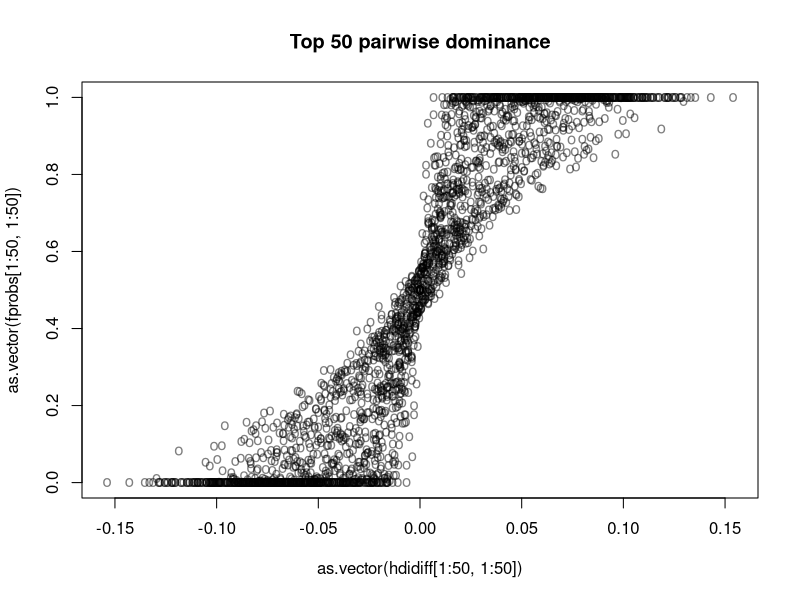
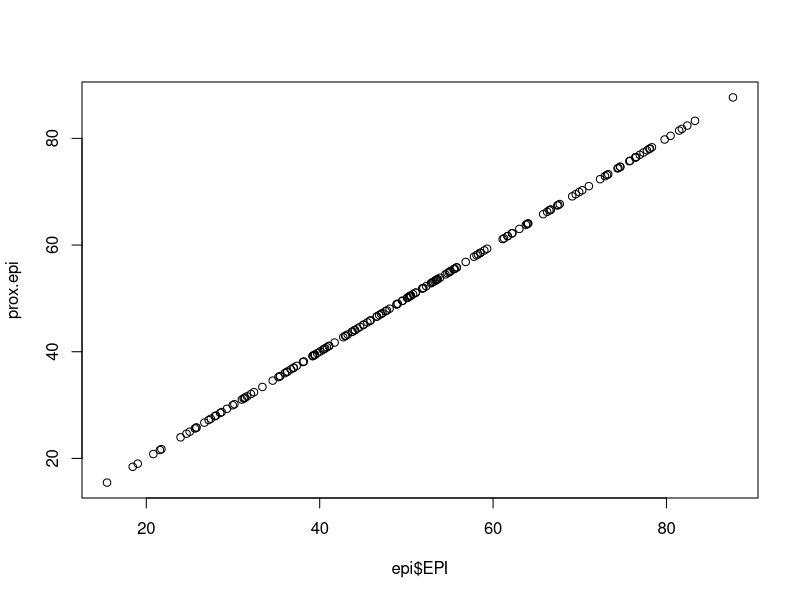
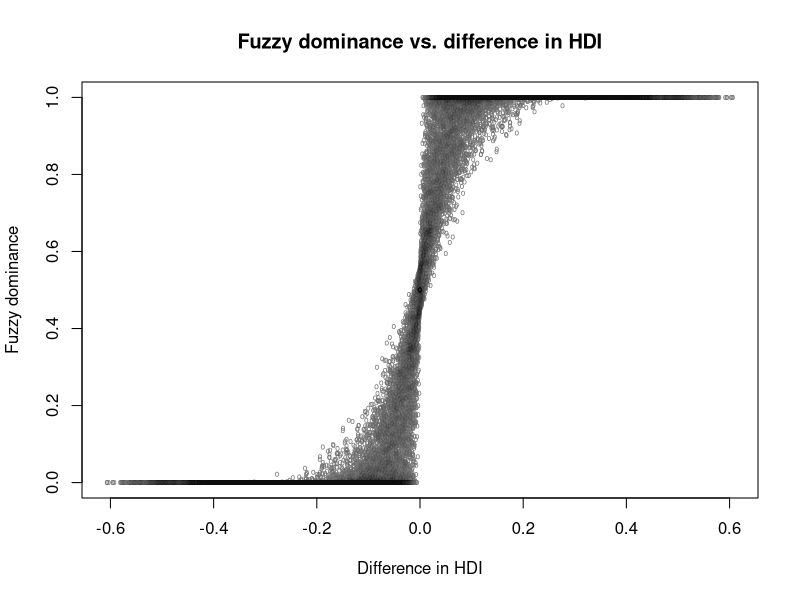

Recreate these plots in R, in order.
# Charles Zheng
# Code for calculating simplex probabilities

empprob <- function(a,b,res0=10000) {
  m1 <- length(a)
  m2 <- length(b)
  mat1 <- matrix(rexp(m1*res0),res0,m1)
  mat2 <- matrix(rexp(m2*res0),res0,m2)
  sums <- mat1 %*% a - mat2 %*% b
  sum(sums > 0)/res0
}

calcCs <- function(a) {
  m <- length(a)
  ans <- numeric(m)
  for (i in 1:m) {
    ans[i] = a[i]^(m-1)/prod(a[i]-a[-i])
  }
  ans
}

centmat <- function(a,b) {
  mat <- matrix(0,length(a),length(b))
  ans <- matrix(a[row(mat)]/(a[row(mat)] + b[col(mat)]),length(a),length(b))
  ans[a[row(mat)]==0] = 0
  return (ans)
}

theprob <- function(a,b) {
  calcCs(a) %*% centmat(a,b) %*% calcCs(b)
}

calcCs2 <- function(a){
    if (length(unique(a)) == length(a)) {
        return (calcCs(a))
    } else {
        o <- order(a)
        a2 <- a[order(a)]
        ua <- unique(sort(a))
        k <-  length(ua)
        for (jj in 1:k) {
            inds <- which(a2==ua[jj])
            m <- length(inds)
            delta <- 1e-3 * ua[k]
            if (jj > 1) delta <- min(c(delta, 1e-3 * (ua[jj] - ua[jj-1])))
            if (jj < k) delta <- min(c(delta, 1e-3 * (ua[jj+1] - ua[jj])))
            a2[inds] <- a2[inds] + delta * ((1:m)/(m+1) - .5)
        }
        a3 <- numeric()
        a3[o] <- a2
        return (calcCs(a3))
    }
}

# theoretical probabilty in case some values a[i] = a[j]
theprob2 <-  function(a,b) {
    calcCs2(a) %*% centmat(a,b) %*% calcCs2(b)
}

domprob <- function(v1,v2) {
    v <- v1 - v2
    if (sum(v != 0) == 0) return(0.5)
    if (sum(v > 0) == 0) return(0)
    if (sum(v < 0) == 0) return(1)
    a <- v[v > 0]
    b <- -v[v < 0]
    return (theprob2(a,b))
}

# In this example I compute the probability that 1*X1+2*X2+3*X3-4*X4-5*X5-6*X6

a <- c(1,2,3)
b <- c(4,5,6)
empprob(a,b) # empirical probability from 10000 samples
theprob(a,b) # theoretical probability

# Calculation of HDI indices

hdi <- read.csv("HDI_formatted.csv",stringsAsFactors = FALSE)
names(hdi)
health_index <- (hdi$life_expectancy - 20)/65
health_index[health_index > 1] <- 1
mean_schooling_index <- (hdi$mean_schooling)/15
mean_schooling_index[mean_schooling_index > 1] <- 1
expected_schooling_index <- (hdi$expected_schooling)/18
expected_schooling_index[expected_schooling_index > 1] <- 1
education_index <- (mean_schooling_index + expected_schooling_index)/2
income_index <- (log(hdi$gni_per_capita) - log(100))/(log(75000)-log(100))
income_index[income_index > 1] <- 1
hdi_calc <-(health_index * education_index * income_index)^(1/3)
hdi_aug <- data.frame(hdi, health_index, education_index, income_index, hdi_calc)
head(hdi_calc)
#plot(hdi_calc, hdi$hdi2014)
bad_inds <- which(abs(hdi_calc - hdi$hdi2014) > 1e-3)
ncountries <- dim(hdi_aug)[1]
rawmat <- cbind(log(health_index), log(education_index), log(income_index))

                                        # compute all pairwise fuzzy probs
nset <- ncountries
fprobs <- matrix(0, nset, nset)
hdidiff <- matrix(0, nset, nset)
for (ii in 1:nset) {
    for (jj in 1:nset) {
        v1 <- rawmat[ii, ]
        v2 <- rawmat[jj, ]
        fprobs[ii,jj] = domprob(v1,v2)
        hdidiff[ii,jj] = hdi$hdi2014[ii] - hdi$hdi2014[jj]
    }
}
names(hdi)
cnames <- paste(hdi$rank, hdi$country, sep=". ")
rownames(fprobs) <- cnames[1:nset]
colnames(fprobs) <- cnames[1:nset]
#write.csv(fprobs, "top10__hdi.csv")

pdf("HDI_plot.pdf")
plot(as.vector(hdidiff),as.vector(fprobs),pch="o",main="Fuzzy dominance vs. difference in HDI",
     col=rgb(0.5,0.5,0.5),cex=.5,xlab="Difference in HDI", ylab="Fuzzy dominance")
points(as.vector(hdidiff),as.vector(fprobs),pch="o",col=rgb(0,0,0,0.05),cex=.5)
dev.off()

plot(as.vector(hdidiff[1:50,1:50]),as.vector(fprobs[1:50,1:50]),pch="o",main="Top 50 pairwise dominance",col=rgb(0,0,0,0.5))

list.files()
epi <- read.csv("2014_epi_framework_indicator_scores_friendly.csv",sep=",")
options(width=160)
head(epi)

newnames <- c('Rank','Country','EPI','Ten.Yr.Change','Environmental.Health','Ecosystem.Vitality','EH.Health.Impacts','EH.Air.Quality','EH.Water.Sanitation','EV.Water.Resources','EV.Agriculture','EV.Forests','EV.Fisheries','EV.Biodiversity.Habitat','EV.Climate.Energy','Child.Mortality','Household.Air.Quality','Air.Exposure.PM2.5','Air.PM2.5.Exceedance','Access.to.Sanitation','Access.to.Drinking.Water','Wastewater.Treatment','Agricultural.Subsidies','Pesticide.Regulation','Change.Forest.Cover','Fish.Stocks','Fishing.Pressure','TPA.National.Biome','TPA.Global.Biome','Marine.Protected.Areas','Critical.Habitat.Protection','Trend.Carbon','Change.Trend.Carbon','Trend.CO2.Emissions','Access.to.Electricity')
cbind(names(epi),newnames)
oldnames <- names(epi)
names(epi) <- newnames

head(epi)

names(epi)

prox.epi <- (epi$Environmental.Health * .4 + epi$Ecosystem.Vitality * .6)
plot(epi$EPI, prox.epi)
prox.eh <- (epi$EH.Health.Impacts + epi$EH.Air.Quality + epi$EH.Water.Sanitation)/3
#cbind(epi$Environmental.Health, prox.eh)
nepi <- epi; nepi[is.na(epi)] <- 0
prox.ev <- .25 * epi$EV.Water.Resources + 0.05 * epi$EV.Agriculture + .1 * epi$EV.Forests + .1 * epi$EV.Fisheries + .25 * epi$EV.Biodiversity.Habitat + .25*epi$EV.Climate.Energy
wtot <- 1-(.25 * is.na(epi$EV.Water.Resources) + 0.05 * is.na(epi$EV.Agriculture) + .1 * is.na(epi$EV.Forests) + .1 * is.na(epi$EV.Fisheries) + .25 * is.na(epi$EV.Biodiversity.Habitat) + .25*is.na(epi$EV.Climate.Energy))
prox.ev <- (.25 * nepi$EV.Water.Resources + 0.05 * nepi$EV.Agriculture + .1 * nepi$EV.Forests + .1 * nepi$EV.Fisheries + .25 * nepi$EV.Biodiversity.Habitat + .25*nepi$EV.Climate.Energy)/wtot


# weight-adjusted epi components

wadj <- cbind(.1333*epi$EH.Health.Impacts, .1333*epi$EH.Air.Quality, .1333*epi$EH.Water.Sanitation,
    .15*nepi$EV.Water.Resources/wtot, .03 * nepi$EV.Agriculture/wtot, .06 * nepi$EV.Forests / wtot, .06 * nepi$EV.Fisheries / wtot,
    .15 * nepi$EV.Biodiversity.Habitat / wtot, .15 * nepi$EV.Climate.Energy / wtot)
prox.epi <- apply(wadj,1,sum)
cbind(epi$EPI, prox.epi)


                                        # compute all pairwise EPI
nset <- 10
fprobs <- matrix(0, nset, nset)
epidiff <- matrix(0, nset, nset)
for (ii in 1:nset) {
    for (jj in 1:nset) {
        v1 <- wadj[ii, ]
        v2 <- wadj[jj, ]
        fprobs[ii,jj] = domprob(v1,v2)
        epidiff[ii,jj] = epi$EPI[ii] - epi$EPI[jj]
    }
}
cnames <- paste(epi$Rank, epi$Country, sep=". ")
rownames(fprobs) <- cnames[1:nset]
colnames(fprobs) <- cnames[1:nset]
write.csv(fprobs, "top10_epi.csv")
